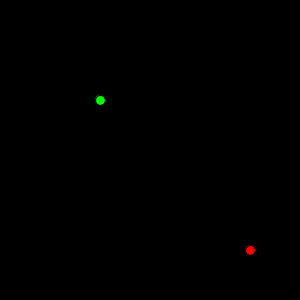
Frame 1 (no input)
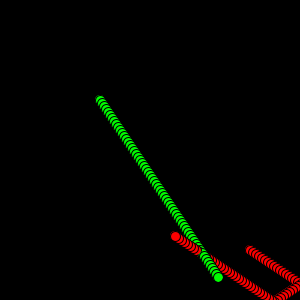
Frame 60 (the mouse pressed at the canvas centre just before this capture)
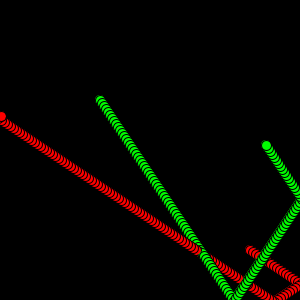
Frame 120 (the mouse held since frame 60 and released just before this capture)

The Processing sketch that drew these frames (run headless with seeded random() and noise(); from frame 60 on, the mouse is pressed at the canvas centre):

// Processing sketch: ballClassVector
// ── ballClassVector.pde
class ball {
 float xPos;
 float yPos;
 PVector pos;
 
 ball(float _xPos, float _yPos){
   xPos = _xPos;
   yPos = _yPos;
   pos = new PVector(xPos, yPos);
 }
 
 
}
 PVector vel1 = new PVector(3, 2);
 PVector vel2 = new PVector(2,3);

ball one = new ball(250,250);
ball two = new ball(100,100);

void setup() {
 size(300,300); 
 background(0);
}

void draw() {
  clear();
  fill(255,0,0);
  ellipse(one.pos.x,one.pos.y,10,10);
  
  fill(0,255,0);
  ellipse(two.pos.x,two.pos.y,10,10);
  one.pos.add(vel1);
  two.pos.add(vel2);
  
  if(one.pos.x > width || one.pos.x< 0){
   vel1.x = vel1.x * -1; 
  }
  
  if(one.pos.y > height || one.pos.y< 0){
   vel1.y = vel1.y * -1; 
  }
  
  if(two.pos.x > width || two.pos.x< 0){
   vel2.x = vel2.x * -1; 
  }
  
  if(two.pos.y > height || two.pos.y< 0){
   vel2.y = vel2.y * -1; 
  }
  
  
}
